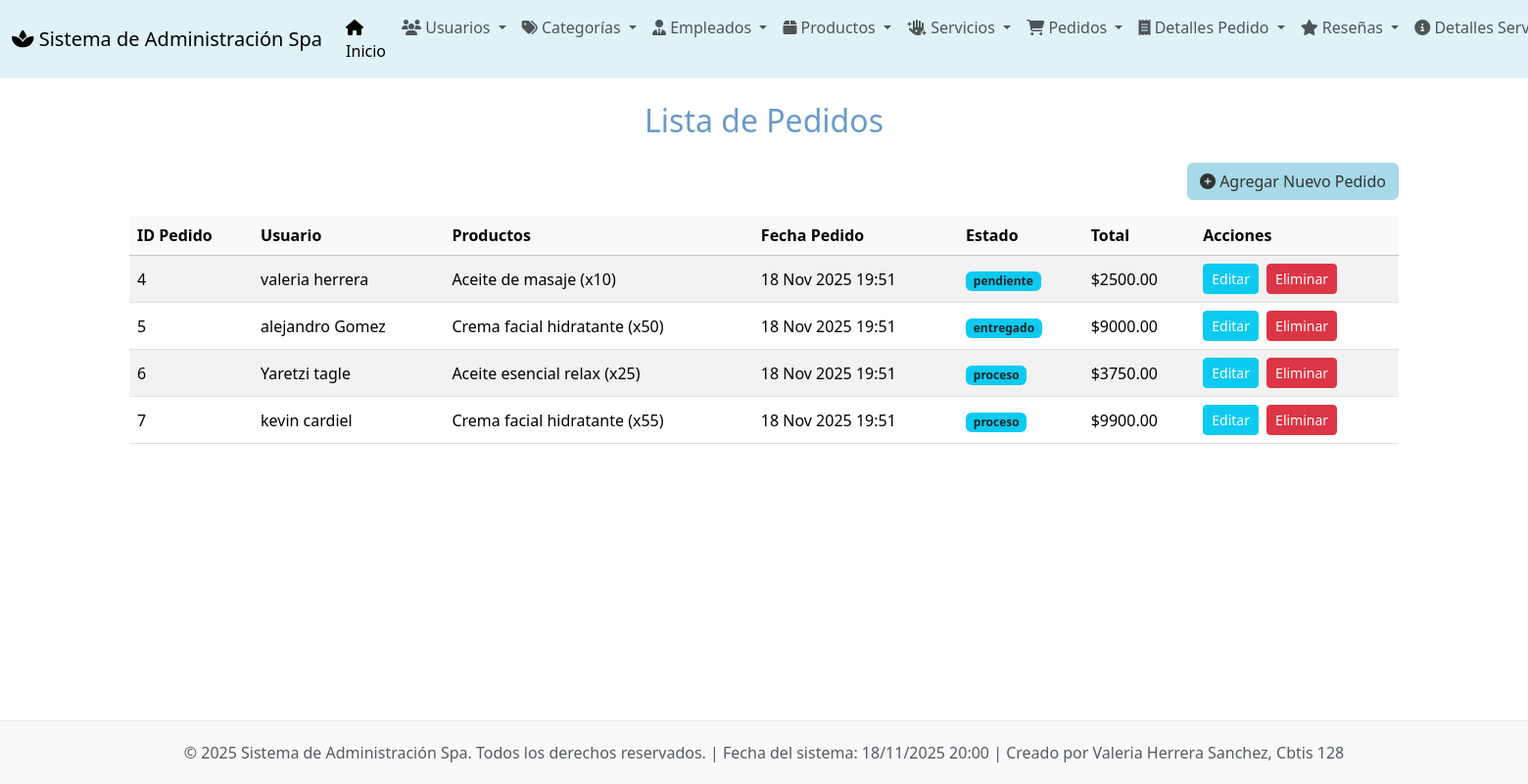
Page /pedidos/ on the committed database.
### app_Spa/models.py (models this page shows, shortened)
class Pedidos(models.Model):
    id_pedido = models.AutoField(primary_key=True, unique=True)
    usuario = models.ForeignKey(
        Usuarios,
        on_delete=models.CASCADE,
        related_name="pedidos"
    )
    fecha_pedido = models.DateTimeField(auto_now_add=True)
    estado_pedido = models.CharField(max_length=50)
    total_pedido = models.DecimalField(max_digits=10, decimal_places=2, default=0)

class Usuarios(models.Model):
    id_usuario = models.AutoField(primary_key=True)
    nombre = models.CharField(max_length=20)
    apellido = models.CharField(max_length=20)
    correo = models.EmailField(max_length=25, unique=True)
    telefono = models.CharField(max_length=15)
    direccion = models.CharField(max_length=200)
    fecha_registro = models.DateTimeField(auto_now_add=True)

class Detalles_pedido(models.Model):
    id_detalle = models.AutoField(primary_key=True, unique=True)
    pedido = models.ForeignKey(
        Pedidos,
        on_delete=models.CASCADE,
        related_name="detalles"
    )
    producto = models.ForeignKey(
        Productos,
        on_delete=models.CASCADE,
        related_name="detalles"
    )
    cantidad = models.IntegerField()
    precio_unitario = models.DecimalField(max_digits=10, decimal_places=2)
    subtotal = models.DecimalField(max_digits=10, decimal_places=2)
    notas_item = models.CharField(max_length=200, blank=True, null=True)

class Productos(models.Model):
    id_producto = models.AutoField(primary_key=True, unique=True)
    nombre = models.CharField(max_length=25)
    descripcion = models.TextField()
    precio = models.DecimalField(max_digits=10, decimal_places=2)
    stock = models.IntegerField()
    categoria = models.ForeignKey(
        Categorias,
        on_delete=models.CASCADE,
        related_name="productos"
    )

### app_Spa/views.py (the view)
# urls.py: path('pedidos/', views.ver_pedidos, name='ver_pedidos'),
def ver_pedidos(request):
    pedidos = Pedidos.objects.all()
    return render(request, 'pedidos/ver_pedidos.html', {'pedidos': pedidos})

### app_Spa/templates/pedidos/ver_pedidos.html (shortened to what this page needs)
{% extends 'base.html' %}
{% block content %}
<h2 class="mb-4 text-center" style="color: #6a9acb;">Lista de Pedidos</h2>
<div class="text-end mb-3">
    <a href="{% url 'agregar_pedido' %}" class="btn btn-primary">
        <i class="fas fa-plus-circle"></i> Agregar Nuevo Pedido
    </a>
</div>
{% if pedidos %}
<div class="table-responsive">
    <table class="table table-striped table-hover align-middle">
        <thead class="table-light">
            <tr>
                <th>ID Pedido</th>
                <th>Usuario</th>
                <th>Productos</th>
                <th>Fecha Pedido</th>
                <th>Estado</th>
                <th>Total</th>
                <th>Acciones</th>
            </tr>
        </thead>
        <tbody>
            {% for pedido in pedidos %}
            <tr>
                <td>{{ pedido.id_pedido }}</td>
                <td>{{ pedido.usuario.nombre }} {{ pedido.usuario.apellido }}</td>
                <td>
                    {% for detalle in pedido.detalles.all %}
                        {{ detalle.producto.nombre }} (x{{ detalle.cantidad }})<br>
                    {% empty %}
                        Sin productos
                    {% endfor %}
                </td>
                <td>{{ pedido.fecha_pedido|date:"d M Y H:i" }}</td>
                <td><span class="badge bg-info text-dark">{{ pedido.estado_pedido }}</span></td>
                <td>${{ pedido.total_pedido }}</td>
                <td>
                    <a href="{% url 'actualizar_pedido' pedido.id_pedido %}" class="btn btn-sm btn-info text-white me-1">Editar</a>
                    <a href="{% url 'borrar_pedido' pedido.id_pedido %}" class="btn btn-sm btn-danger">Eliminar</a>
                </td>
            </tr>
            {% endfor %}
        </tbody>
    </table>
</div>
{% else %}
<div class="alert alert-info text-center">No hay pedidos registrados.</div>
{% endif %}
{% endblock %}

### app_Spa/templates/base.html (style rules this page uses)
body { display: flex; flex-direction: column; min-height: 100vh; }
.btn-primary { background-color: #a7d9e8; border-color: #a7d9e8; color: #333; }
.table thead { background-color: #e0f2f7; }

### rows in the picture
Pedidos: id_pedido "4", usuario.nombre "valeria", usuario.apellido "herrera", fecha_pedido "18 Nov 2025 19:51", estado_pedido "pendiente", total_pedido "2500.00"
Detalles_pedido: producto.nombre "Aceite de masaje", cantidad "10"
Pedidos: id_pedido "5", usuario.nombre "alejandro", usuario.apellido "Gomez", fecha_pedido "18 Nov 2025 19:51", estado_pedido "entregado", total_pedido "9000.00"
Detalles_pedido: producto.nombre "Crema facial hidratante", cantidad "50"
Pedidos: id_pedido "6", usuario.nombre "Yaretzi", usuario.apellido "tagle", fecha_pedido "18 Nov 2025 19:51", estado_pedido "proceso", total_pedido "3750.00"
Detalles_pedido: producto.nombre "Aceite esencial relax", cantidad "25"
Pedidos: id_pedido "7", usuario.nombre "kevin", usuario.apellido "cardiel", fecha_pedido "18 Nov 2025 19:51", estado_pedido "proceso", total_pedido "9900.00"
Detalles_pedido: producto.nombre "Crema facial hidratante", cantidad "55"
